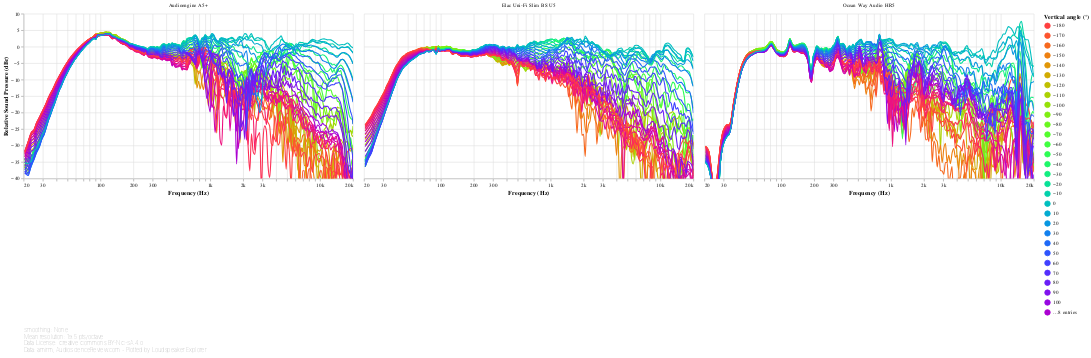

The notebook cell saved with this chart:
### Code cell
#@markdown
off_axis_angles_chart('Vertical')

### Figure 1 — Vega-Lite specification as saved in the notebook (floating-point values rounded to 4 significant figures; data arrays with more than 128 entries replaced by an {"elided": "..."} marker saying what was removed)
{"config": {"view": {"continuousWidth": 400, "continuousHeight": 300, "opacity": 0}}, "vconcat": [{"data": {"name": "data-1dcfd3c8df15f3d5c6e47563b5ed643c"}, "facet": {"type": "nominal", "field": "speaker", "title": null}, "spec": {"layer": [{"mark": {"type": "line", "clip": true, "interpolate": "monotone"}, "encoding": {"opacity": {"condition": {"value": 1, "selection": "selector021"}, "value": 0.2}}, "selection": {"selector021": {"type": "multi", "encodings": ["color"], "bind": "legend"}, "selector023": {"type": "interval", "bind": "scales", "encodings": ["x", "y"]}, "selector024": {"type": "single", "fields": ["angle"], "bind": {"input": "range", "max": 180, "min": -170, "name": "Vertical angle selector (°)", "step": 10}, "clear": "dblclick"}, "selector025": {"type": "single", "fields": ["speaker"], "bind": {"input": "select", "options": [null, "Audioengine A5+", "Elac Uni-Fi Slim BS U5", "Ocean Way Audio HR5"], "labels": ["All", "Audioengine A5+", "Elac Uni-Fi Slim BS U5", "Ocean Way Audio HR5"], "name": "Speaker: "}}}}, {"mark": {"type": "circle", "clip": true, "size": 100}, "encoding": {"fillOpacity": {"condition": {"value": 0.3, "selection": "selector022"}, "value": 0}}, "selection": {"selector022": {"type": "single", "on": "mouseover", "clear": "mouseout", "empty": "none", "encodings": ["x", "y"]}}}], "encoding": {"color": {"type": "quantitative", "field": "angle", "legend": {"gradientLength": 300, "type": "gradient", "values": [-180, -170, -160, -150, -140, -130, -120, -110, -100, -90, -80, -70, -60, -50, -40, -30, -20, -10, 0, 10, 20, 30, 40, 50, 60, 70, 80, 90, 100, 110, 120, 130, 140, 150, 160, 170, 180]}, "scale": {"domain": [-180, 180], "scheme": "sinebow"}, "title": "Vertical angle (°)"}, "tooltip": [{"type": "nominal", "field": "key", "title": "Vertical angle (°)"}, {"type": "quantitative", "field": "frequency", "format": ".03s", "title": "Frequency (Hz)"}, {"type": "quantitative", "field": "value", "format": ".2f", "title": "Value (dB)"}], "x": {"type": "quantitative", "axis": {"format": "s"}, "field": "frequency", "scale": {"base": 10, "domain": [20, 20000], "nice": false, "type": "log"}, "title": "Frequency (Hz)"}, "y": {"type": "quantitative", "axis": {"grid": true}, "field": "value", "scale": {"domain": [-40, 10]}, "title": ["Relative Sound Pressure (dBr)"]}}, "height": 300, "transform": [{"flatten": ["frequency", "-100", "-10", "-110", "-120", "-130", "-140", "-150", "-160", "-170", "-20", "-30", "-40", "-50", "-60", "-70", "-80", "-90", "+100", "+10", "+110", "+120", "+130", "+140", "+150", "+160", "+170", "+180", "+20", "+30", "+40", "+50", "+60", "+70", "+80", "+90", "+0"]}, {"fold": ["-100", "-10", "-110", "-120", "-130", "-140", "-150", "-160", "-170", "-20", "-30", "-40", "-50", "-60", "-70", "-80", "-90", "+100", "+10", "+110", "+120", "+130", "+140", "+150", "+160", "+170", "+180", "+20", "+30", "+40", "+50", "+60", "+70", "+80", "+90", "+0"]}, {"calculate": "toNumber(datum['key'])", "as": "angle"}, {"filter": {"selection": "selector024"}}], "width": 600}, "transform": [{"filter": {"selection": "selector025"}}]}, {"mark": "text", "height": 1, "title": {"text": ["Smoothing: None", "Mean resolution: 19.5 pts/octave", "Data License: Creative Commons BY-NC-SA 4.0", "Data: amirm, AudioScienceReview.com - Plotted by Loudspeaker Explorer"], "anchor": "start", "color": "gray", "fontSize": 10, "fontWeight": "lighter"}, "width": 600}], "resolve": {"legend": {"color": "independent"}}, "$schema": "https://vega.github.io/schema/vega-lite/v4.8.1.json", "datasets": {"data-1dcfd3c8df15f3d5c6e47563b5ed643c": [{"speaker": "Audioengine A5+", "frequency": {"elided": "194 float values"}, "-100": {"elided": "194 float values"}, "-10": {"elided": "194 float values"}, "-110": {"elided": "194 float values"}, "-120": {"elided": "194 float values"}, "-130": {"elided": "194 float values"}, "-140": {"elided": "194 float values"}, "-150": {"elided": "194 float values"}, "-160": {"elided": "194 float values"}, "-170": {"elided": "194 float values"}, "-20": {"elided": "194 float values"}, "-30": {"elided": "194 float values"}, "-40": {"elided": "194 float values"}, "-50": {"elided": "194 float values"}, "-60": {"elided": "194 float values"}, "-70": {"elided": "194 float values"}, "-80": {"elided": "194 float values"}, "-90": {"elided": "194 float values"}, "+100": {"elided": "194 float values"}, "+10": {"elided": "194 float values"}, "+110": {"elided": "194 float values"}, "+120": {"elided": "194 float values"}, "+130": {"elided": "194 float values"}, "+140": {"elided": "194 float values"}, "+150": {"elided": "194 float values"}, "+160": {"elided": "194 float values"}, "+170": {"elided": "194 float values"}, "+180": {"elided": "194 float values"}, "+20": {"elided": "194 float values"}, "+30": {"elided": "194 float values"}, "+40": {"elided": "194 float values"}, "+50": {"elided": "194 float values"}, "+60": {"elided": "194 float values"}, "+70": {"elided": "194 float values"}, "+80": {"elided": "194 float values"}, "+90": {"elided": "194 float values"}, "+0": {"elided": "194 float values"}}, {"speaker": "Elac Uni-Fi Slim BS U5", "frequency": {"elided": "194 float values"}, "-100": {"elided": "194 float values"}, "-10": {"elided": "194 float values"}, "-110": {"elided": "194 float values"}, "-120": {"elided": "194 float values"}, "-130": {"elided": "194 float values"}, "-140": {"elided": "194 float values"}, "-150": {"elided": "194 float values"}, "-160": {"elided": "194 float values"}, "-170": {"elided": "194 float values"}, "-20": {"elided": "194 float values"}, "-30": {"elided": "194 float values"}, "-40": {"elided": "194 float values"}, "-50": {"elided": "194 float values"}, "-60": {"elided": "194 float values"}, "-70": {"elided": "194 float values"}, "-80": {"elided": "194 float values"}, "-90": {"elided": "194 float values"}, "+100": {"elided": "194 float values"}, "+10": {"elided": "194 float values"}, "+110": {"elided": "194 float values"}, "+120": {"elided": "194 float values"}, "+130": {"elided": "194 float values"}, "+140": {"elided": "194 float values"}, "+150": {"elided": "194 float values"}, "+160": {"elided": "194 float values"}, "+170": {"elided": "194 float values"}, "+180": {"elided": "194 float values"}, "+20": {"elided": "194 float values"}, "+30": {"elided": "194 float values"}, "+40": {"elided": "194 float values"}, "+50": {"elided": "194 float values"}, "+60": {"elided": "194 float values"}, "+70": {"elided": "194 float values"}, "+80": {"elided": "194 float values"}, "+90": {"elided": "194 float values"}, "+0": {"elided": "194 float values"}}, {"speaker": "Ocean Way Audio HR5", "frequency": {"elided": "194 float values"}, "-100": {"elided": "194 float values"}, "-10": {"elided": "194 float values"}, "-110": {"elided": "194 float values"}, "-120": {"elided": "194 float values"}, "-130": {"elided": "194 float values"}, "-140": {"elided": "194 float values"}, "-150": {"elided": "194 float values"}, "-160": {"elided": "194 float values"}, "-170": {"elided": "194 float values"}, "-20": {"elided": "194 float values"}, "-30": {"elided": "194 float values"}, "-40": {"elided": "194 float values"}, "-50": {"elided": "194 float values"}, "-60": {"elided": "194 float values"}, "-70": {"elided": "194 float values"}, "-80": {"elided": "194 float values"}, "-90": {"elided": "194 float values"}, "+100": {"elided": "194 float values"}, "+10": {"elided": "194 float values"}, "+110": {"elided": "194 float values"}, "+120": {"elided": "194 float values"}, "+130": {"elided": "194 float values"}, "+140": {"elided": "194 float values"}, "+150": {"elided": "194 float values"}, "+160": {"elided": "194 float values"}, "+170": {"elided": "194 float values"}, "+180": {"elided": "194 float values"}, "+20": {"elided": "194 float values"}, "+30": {"elided": "194 float values"}, "+40": {"elided": "194 float values"}, "+50": {"elided": "194 float values"}, "+60": {"elided": "194 float values"}, "+70": {"elided": "194 float values"}, "+80": {"elided": "194 float values"}, "+90": {"elided": "194 float values"}, "+0": {"elided": "194 float values"}}]}}
